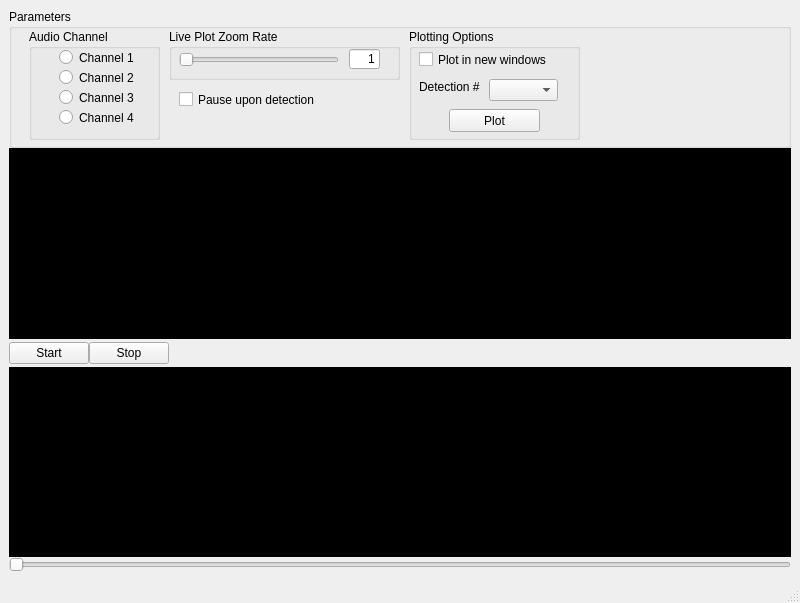
<?xml version="1.0" encoding="UTF-8"?>
<ui version="4.0">
 <class>MainWindow</class>
 <widget class="QMainWindow" name="MainWindow">
  <property name="geometry">
   <rect>
    <x>0</x>
    <y>0</y>
    <width>800</width>
    <height>603</height>
   </rect>
  </property>
  <property name="sizePolicy">
   <sizepolicy hsizetype="Ignored" vsizetype="Ignored">
    <horstretch>1</horstretch>
    <verstretch>1</verstretch>
   </sizepolicy>
  </property>
  <property name="windowTitle">
   <string>Patient Summary</string>
  </property>
  <widget class="QWidget" name="centralwidget">
   <property name="sizePolicy">
    <sizepolicy hsizetype="Ignored" vsizetype="Ignored">
     <horstretch>1</horstretch>
     <verstretch>1</verstretch>
    </sizepolicy>
   </property>
   <property name="styleSheet">
    <string notr="true"/>
   </property>
   <layout class="QGridLayout" name="gridLayout_2">
    <item row="0" column="0" colspan="3">
     <layout class="QGridLayout" name="gridLayout" rowstretch="0,1,0,1,0">
      <property name="verticalSpacing">
       <number>0</number>
      </property>
      <item row="4" column="0">
       <layout class="QVBoxLayout" name="verticalLayout_4">
        <item>
         <widget class="QSlider" name="horizontalSlider_2">
          <property name="sizePolicy">
           <sizepolicy hsizetype="Minimum" vsizetype="Fixed">
            <horstretch>0</horstretch>
            <verstretch>0</verstretch>
           </sizepolicy>
          </property>
          <property name="orientation">
           <enum>Qt::Horizontal</enum>
          </property>
         </widget>
        </item>
       </layout>
      </item>
      <item row="1" column="0">
       <layout class="QVBoxLayout" name="verticalLayout">
        <item>
         <widget class="QWidget" name="widget" native="true">
          <property name="styleSheet">
           <string notr="true">background-color: rgb(0, 0, 0);</string>
          </property>
         </widget>
        </item>
       </layout>
      </item>
      <item row="2" column="0">
       <layout class="QHBoxLayout" name="horizontalLayout">
        <item>
         <widget class="QPushButton" name="pushButton">
          <property name="text">
           <string>Start</string>
          </property>
         </widget>
        </item>
        <item>
         <widget class="QPushButton" name="pushButton_2">
          <property name="text">
           <string>Stop</string>
          </property>
         </widget>
        </item>
        <item>
         <spacer name="horizontalSpacer">
          <property name="orientation">
           <enum>Qt::Horizontal</enum>
          </property>
          <property name="sizeHint" stdset="0">
           <size>
            <width>48</width>
            <height>28</height>
           </size>
          </property>
         </spacer>
        </item>
       </layout>
      </item>
      <item row="3" column="0">
       <layout class="QVBoxLayout" name="verticalLayout_2">
        <item>
         <widget class="QWidget" name="widget_2" native="true">
          <property name="styleSheet">
           <string notr="true">background-color: rgb(0, 0, 0);</string>
          </property>
         </widget>
        </item>
       </layout>
      </item>
      <item row="0" column="0">
       <widget class="QGroupBox" name="groupBox">
        <property name="enabled">
         <bool>true</bool>
        </property>
        <property name="sizePolicy">
         <sizepolicy hsizetype="Expanding" vsizetype="Preferred">
          <horstretch>1</horstretch>
          <verstretch>1</verstretch>
         </sizepolicy>
        </property>
        <property name="minimumSize">
         <size>
          <width>579</width>
          <height>139</height>
         </size>
        </property>
        <property name="maximumSize">
         <size>
          <width>16777215</width>
          <height>139</height>
         </size>
        </property>
        <property name="styleSheet">
         <string notr="true"/>
        </property>
        <property name="title">
         <string>Parameters</string>
        </property>
        <widget class="QGroupBox" name="groupBox_2">
         <property name="geometry">
          <rect>
           <x>20</x>
           <y>20</y>
           <width>131</width>
           <height>111</height>
          </rect>
         </property>
         <property name="sizePolicy">
          <sizepolicy hsizetype="Fixed" vsizetype="Fixed">
           <horstretch>0</horstretch>
           <verstretch>0</verstretch>
          </sizepolicy>
         </property>
         <property name="title">
          <string>Audio Channel</string>
         </property>
         <widget class="QRadioButton" name="radioButton">
          <property name="geometry">
           <rect>
            <x>30</x>
            <y>20</y>
            <width>82</width>
            <height>17</height>
           </rect>
          </property>
          <property name="text">
           <string>Channel 1</string>
          </property>
         </widget>
         <widget class="QRadioButton" name="radioButton_2">
          <property name="geometry">
           <rect>
            <x>30</x>
            <y>40</y>
            <width>82</width>
            <height>17</height>
           </rect>
          </property>
          <property name="text">
           <string>Channel 2</string>
          </property>
         </widget>
         <widget class="QRadioButton" name="radioButton_3">
          <property name="geometry">
           <rect>
            <x>30</x>
            <y>60</y>
            <width>82</width>
            <height>17</height>
           </rect>
          </property>
          <property name="text">
           <string>Channel 3</string>
          </property>
         </widget>
         <widget class="QRadioButton" name="radioButton_4">
          <property name="geometry">
           <rect>
            <x>30</x>
            <y>80</y>
            <width>82</width>
            <height>17</height>
           </rect>
          </property>
          <property name="text">
           <string>Channel 4</string>
          </property>
         </widget>
        </widget>
        <widget class="QGroupBox" name="groupBox_3">
         <property name="geometry">
          <rect>
           <x>160</x>
           <y>20</y>
           <width>231</width>
           <height>51</height>
          </rect>
         </property>
         <property name="sizePolicy">
          <sizepolicy hsizetype="Fixed" vsizetype="Fixed">
           <horstretch>0</horstretch>
           <verstretch>0</verstretch>
          </sizepolicy>
         </property>
         <property name="title">
          <string>Live Plot Zoom Rate</string>
         </property>
         <widget class="QLineEdit" name="lineEdit">
          <property name="geometry">
           <rect>
            <x>180</x>
            <y>20</y>
            <width>31</width>
            <height>20</height>
           </rect>
          </property>
          <property name="text">
           <string>1</string>
          </property>
          <property name="alignment">
           <set>Qt::AlignRight|Qt::AlignTrailing|Qt::AlignVCenter</set>
          </property>
         </widget>
         <widget class="QSlider" name="horizontalSlider">
          <property name="geometry">
           <rect>
            <x>10</x>
            <y>20</y>
            <width>160</width>
            <height>22</height>
           </rect>
          </property>
          <property name="minimum">
           <number>1</number>
          </property>
          <property name="maximum">
           <number>40</number>
          </property>
          <property name="orientation">
           <enum>Qt::Horizontal</enum>
          </property>
         </widget>
        </widget>
        <widget class="QCheckBox" name="checkBox">
         <property name="geometry">
          <rect>
           <x>170</x>
           <y>80</y>
           <width>141</width>
           <height>21</height>
          </rect>
         </property>
         <property name="text">
          <string>Pause upon detection</string>
         </property>
        </widget>
        <widget class="QGroupBox" name="groupBox_4">
         <property name="geometry">
          <rect>
           <x>400</x>
           <y>20</y>
           <width>171</width>
           <height>111</height>
          </rect>
         </property>
         <property name="sizePolicy">
          <sizepolicy hsizetype="Fixed" vsizetype="Fixed">
           <horstretch>0</horstretch>
           <verstretch>0</verstretch>
          </sizepolicy>
         </property>
         <property name="title">
          <string>Plotting Options</string>
         </property>
         <widget class="QCheckBox" name="checkBox_2">
          <property name="geometry">
           <rect>
            <x>10</x>
            <y>20</y>
            <width>151</width>
            <height>21</height>
           </rect>
          </property>
          <property name="text">
           <string>Plot in new windows</string>
          </property>
         </widget>
         <widget class="QComboBox" name="comboBox">
          <property name="geometry">
           <rect>
            <x>80</x>
            <y>50</y>
            <width>69</width>
            <height>22</height>
           </rect>
          </property>
          <property name="currentText">
           <string/>
          </property>
         </widget>
         <widget class="QLabel" name="label">
          <property name="geometry">
           <rect>
            <x>10</x>
            <y>50</y>
            <width>61</width>
            <height>16</height>
           </rect>
          </property>
          <property name="text">
           <string>Detection #:</string>
          </property>
         </widget>
         <widget class="QPushButton" name="pushButton_3">
          <property name="geometry">
           <rect>
            <x>40</x>
            <y>80</y>
            <width>91</width>
            <height>23</height>
           </rect>
          </property>
          <property name="text">
           <string>Plot</string>
          </property>
         </widget>
        </widget>
       </widget>
      </item>
     </layout>
    </item>
   </layout>
  </widget>
  <widget class="QStatusBar" name="statusbar">
   <property name="enabled">
    <bool>true</bool>
   </property>
  </widget>
 </widget>
 <resources/>
 <connections/>
</ui>
